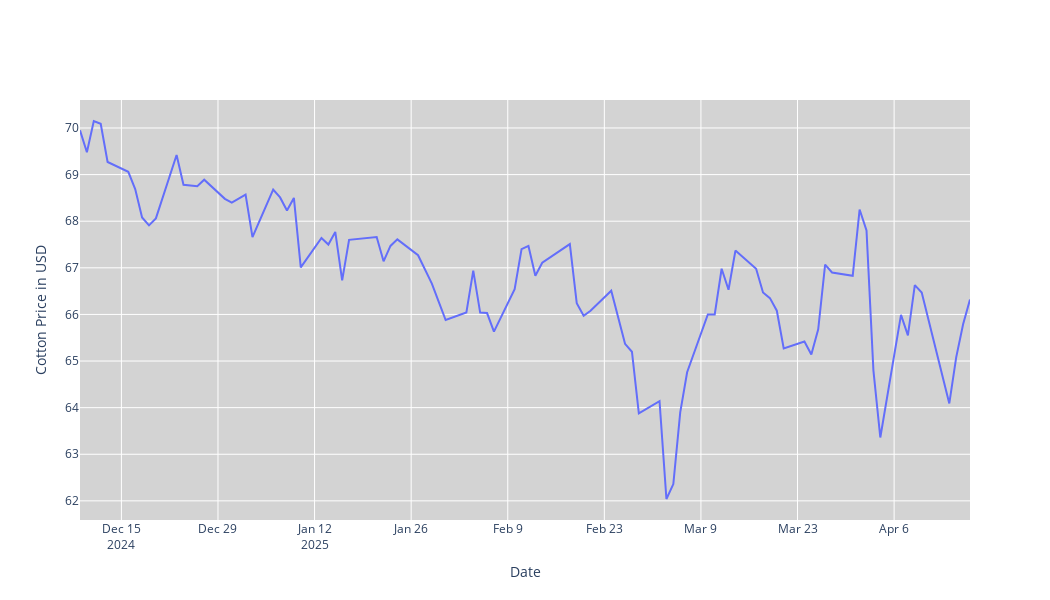

This figure's notebook cell:
### Markdown cell above
Charts

### Code cell
#Price line chart of all data
fig = go.Figure(data=[go.Scatter(x=stock_data_90.index, y=stock_data_90['Adj Close'], mode='lines', name='Adj Close')])
fig.update_layout(
    xaxis_rangeslider_visible=False,
    yaxis_title='Cotton Price in USD',
    xaxis_title='Date',
    plot_bgcolor='lightgrey',
    width=1050,
    height=600
)
fig.show()
